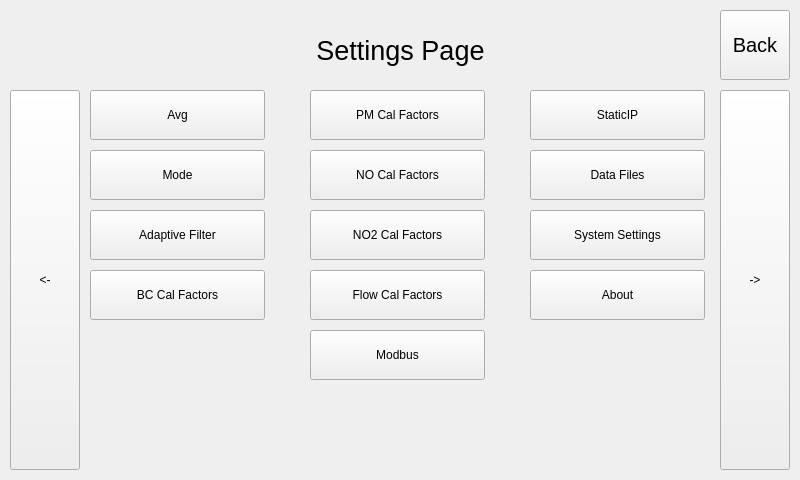
<?xml version="1.0" encoding="UTF-8"?>
<ui version="4.0">
 <class>SettingsForm</class>
 <widget class="QWidget" name="SettingsForm">
  <property name="geometry">
   <rect>
    <x>0</x>
    <y>0</y>
    <width>800</width>
    <height>480</height>
   </rect>
  </property>
  <property name="windowTitle">
   <string>Form</string>
  </property>
  <widget class="QPushButton" name="closeButton">
   <property name="geometry">
    <rect>
     <x>720</x>
     <y>10</y>
     <width>70</width>
     <height>70</height>
    </rect>
   </property>
   <property name="font">
    <font>
     <pointsize>15</pointsize>
    </font>
   </property>
   <property name="text">
    <string>Back</string>
   </property>
  </widget>
  <widget class="QLabel" name="label">
   <property name="geometry">
    <rect>
     <x>0</x>
     <y>20</y>
     <width>801</width>
     <height>61</height>
    </rect>
   </property>
   <property name="font">
    <font>
     <pointsize>20</pointsize>
    </font>
   </property>
   <property name="text">
    <string>Settings Page</string>
   </property>
   <property name="alignment">
    <set>Qt::AlignCenter</set>
   </property>
  </widget>
  <widget class="QPushButton" name="modbusButton">
   <property name="geometry">
    <rect>
     <x>310</x>
     <y>330</y>
     <width>175</width>
     <height>50</height>
    </rect>
   </property>
   <property name="text">
    <string>Modbus</string>
   </property>
  </widget>
  <widget class="QPushButton" name="staticIPButton">
   <property name="geometry">
    <rect>
     <x>530</x>
     <y>90</y>
     <width>175</width>
     <height>50</height>
    </rect>
   </property>
   <property name="text">
    <string>StaticIP</string>
   </property>
  </widget>
  <widget class="QPushButton" name="avgButton">
   <property name="geometry">
    <rect>
     <x>90</x>
     <y>90</y>
     <width>175</width>
     <height>50</height>
    </rect>
   </property>
   <property name="text">
    <string>Avg</string>
   </property>
  </widget>
  <widget class="QPushButton" name="modeButton">
   <property name="geometry">
    <rect>
     <x>90</x>
     <y>150</y>
     <width>175</width>
     <height>50</height>
    </rect>
   </property>
   <property name="text">
    <string>Mode</string>
   </property>
  </widget>
  <widget class="QPushButton" name="adaptiveFilterButton">
   <property name="geometry">
    <rect>
     <x>90</x>
     <y>210</y>
     <width>175</width>
     <height>50</height>
    </rect>
   </property>
   <property name="text">
    <string>Adaptive Filter</string>
   </property>
  </widget>
  <widget class="QPushButton" name="noCalButton">
   <property name="geometry">
    <rect>
     <x>310</x>
     <y>150</y>
     <width>175</width>
     <height>50</height>
    </rect>
   </property>
   <property name="text">
    <string>NO Cal Factors</string>
   </property>
  </widget>
  <widget class="QPushButton" name="no2CalButton">
   <property name="geometry">
    <rect>
     <x>310</x>
     <y>210</y>
     <width>175</width>
     <height>50</height>
    </rect>
   </property>
   <property name="text">
    <string>NO2 Cal Factors</string>
   </property>
  </widget>
  <widget class="QPushButton" name="flowCalButton">
   <property name="geometry">
    <rect>
     <x>310</x>
     <y>270</y>
     <width>175</width>
     <height>50</height>
    </rect>
   </property>
   <property name="text">
    <string>Flow Cal Factors</string>
   </property>
  </widget>
  <widget class="QPushButton" name="bcCalButton">
   <property name="geometry">
    <rect>
     <x>90</x>
     <y>270</y>
     <width>175</width>
     <height>50</height>
    </rect>
   </property>
   <property name="text">
    <string>BC Cal Factors</string>
   </property>
  </widget>
  <widget class="QPushButton" name="pmCalFactors">
   <property name="geometry">
    <rect>
     <x>310</x>
     <y>90</y>
     <width>175</width>
     <height>50</height>
    </rect>
   </property>
   <property name="text">
    <string>PM Cal Factors</string>
   </property>
  </widget>
  <widget class="QPushButton" name="aboutButton">
   <property name="geometry">
    <rect>
     <x>530</x>
     <y>270</y>
     <width>175</width>
     <height>50</height>
    </rect>
   </property>
   <property name="text">
    <string>About</string>
   </property>
  </widget>
  <widget class="QPushButton" name="systemSettingsButton">
   <property name="geometry">
    <rect>
     <x>530</x>
     <y>210</y>
     <width>175</width>
     <height>50</height>
    </rect>
   </property>
   <property name="text">
    <string>System Settings</string>
   </property>
  </widget>
  <widget class="QPushButton" name="moveLeftButton">
   <property name="geometry">
    <rect>
     <x>10</x>
     <y>90</y>
     <width>70</width>
     <height>380</height>
    </rect>
   </property>
   <property name="text">
    <string>&lt;-</string>
   </property>
  </widget>
  <widget class="QPushButton" name="moveRightButton">
   <property name="geometry">
    <rect>
     <x>720</x>
     <y>90</y>
     <width>70</width>
     <height>380</height>
    </rect>
   </property>
   <property name="text">
    <string>-&gt;</string>
   </property>
  </widget>
  <widget class="QPushButton" name="dataFilesButton">
   <property name="geometry">
    <rect>
     <x>530</x>
     <y>150</y>
     <width>175</width>
     <height>50</height>
    </rect>
   </property>
   <property name="text">
    <string>Data Files</string>
   </property>
  </widget>
  <zorder>label</zorder>
  <zorder>closeButton</zorder>
  <zorder>modbusButton</zorder>
  <zorder>staticIPButton</zorder>
  <zorder>avgButton</zorder>
  <zorder>modeButton</zorder>
  <zorder>adaptiveFilterButton</zorder>
  <zorder>noCalButton</zorder>
  <zorder>no2CalButton</zorder>
  <zorder>flowCalButton</zorder>
  <zorder>bcCalButton</zorder>
  <zorder>pmCalFactors</zorder>
  <zorder>aboutButton</zorder>
  <zorder>systemSettingsButton</zorder>
  <zorder>moveLeftButton</zorder>
  <zorder>moveRightButton</zorder>
  <zorder>dataFilesButton</zorder>
 </widget>
 <resources/>
 <connections/>
</ui>
